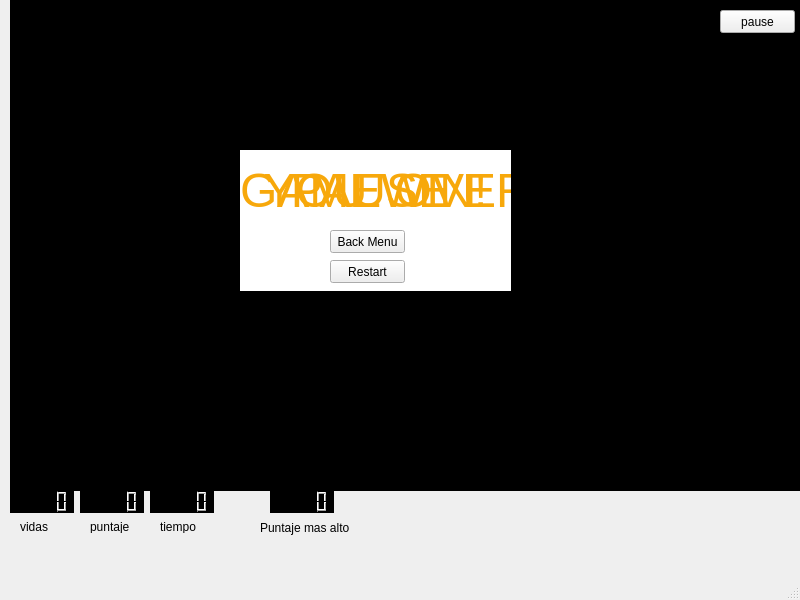
<?xml version="1.0" encoding="UTF-8"?>
<ui version="4.0">
 <class>MainWindow</class>
 <widget class="QMainWindow" name="MainWindow">
  <property name="geometry">
   <rect>
    <x>0</x>
    <y>0</y>
    <width>800</width>
    <height>600</height>
   </rect>
  </property>
  <property name="windowTitle">
   <string>MainWindow</string>
  </property>
  <widget class="QWidget" name="centralwidget">
   <widget class="QGraphicsView" name="graphicsView">
    <property name="geometry">
     <rect>
      <x>10</x>
      <y>0</y>
      <width>791</width>
      <height>491</height>
     </rect>
    </property>
    <property name="styleSheet">
     <string notr="true">
background-color: rgb(0, 0, 0);</string>
    </property>
   </widget>
   <widget class="QPushButton" name="Back_Menu">
    <property name="geometry">
     <rect>
      <x>330</x>
      <y>230</y>
      <width>75</width>
      <height>23</height>
     </rect>
    </property>
    <property name="styleSheet">
     <string notr="true"/>
    </property>
    <property name="text">
     <string>Back Menu</string>
    </property>
   </widget>
   <widget class="QPushButton" name="pause">
    <property name="geometry">
     <rect>
      <x>720</x>
      <y>10</y>
      <width>75</width>
      <height>23</height>
     </rect>
    </property>
    <property name="text">
     <string>pause</string>
    </property>
   </widget>
   <widget class="QLabel" name="label">
    <property name="geometry">
     <rect>
      <x>250</x>
      <y>160</y>
      <width>241</width>
      <height>61</height>
     </rect>
    </property>
    <property name="text">
     <string>&lt;html&gt;&lt;head/&gt;&lt;body&gt;&lt;p align=&quot;center&quot;&gt;&lt;span style=&quot; font-size:36pt; color:#f7a80b;&quot;&gt;PAUSE&lt;/span&gt;&lt;/p&gt;&lt;/body&gt;&lt;/html&gt;</string>
    </property>
   </widget>
   <widget class="QLCDNumber" name="Lvidas">
    <property name="geometry">
     <rect>
      <x>10</x>
      <y>490</y>
      <width>64</width>
      <height>23</height>
     </rect>
    </property>
    <property name="styleSheet">
     <string notr="true">background-color: rgb(0, 0, 0);</string>
    </property>
   </widget>
   <widget class="QLCDNumber" name="lcdNumber_2">
    <property name="geometry">
     <rect>
      <x>80</x>
      <y>490</y>
      <width>64</width>
      <height>23</height>
     </rect>
    </property>
    <property name="styleSheet">
     <string notr="true">background-color: rgb(0, 0, 0);</string>
    </property>
   </widget>
   <widget class="QLCDNumber" name="lcdNumber_3">
    <property name="geometry">
     <rect>
      <x>150</x>
      <y>490</y>
      <width>64</width>
      <height>23</height>
     </rect>
    </property>
    <property name="styleSheet">
     <string notr="true">background-color: rgb(0, 0, 0);</string>
    </property>
   </widget>
   <widget class="QLCDNumber" name="lcdNumber_4">
    <property name="geometry">
     <rect>
      <x>270</x>
      <y>490</y>
      <width>64</width>
      <height>23</height>
     </rect>
    </property>
    <property name="styleSheet">
     <string notr="true">background-color: rgb(0, 0, 0);</string>
    </property>
   </widget>
   <widget class="QLabel" name="label_2">
    <property name="geometry">
     <rect>
      <x>20</x>
      <y>520</y>
      <width>47</width>
      <height>13</height>
     </rect>
    </property>
    <property name="text">
     <string>vidas</string>
    </property>
   </widget>
   <widget class="QLabel" name="Lpuntaje">
    <property name="geometry">
     <rect>
      <x>90</x>
      <y>520</y>
      <width>47</width>
      <height>13</height>
     </rect>
    </property>
    <property name="text">
     <string>puntaje</string>
    </property>
   </widget>
   <widget class="QLabel" name="Ltiempo">
    <property name="geometry">
     <rect>
      <x>160</x>
      <y>520</y>
      <width>47</width>
      <height>13</height>
     </rect>
    </property>
    <property name="text">
     <string>tiempo</string>
    </property>
   </widget>
   <widget class="QLabel" name="Lmax">
    <property name="geometry">
     <rect>
      <x>260</x>
      <y>520</y>
      <width>91</width>
      <height>16</height>
     </rect>
    </property>
    <property name="text">
     <string>Puntaje mas alto</string>
    </property>
   </widget>
   <widget class="QLabel" name="label_3">
    <property name="geometry">
     <rect>
      <x>240</x>
      <y>150</y>
      <width>271</width>
      <height>141</height>
     </rect>
    </property>
    <property name="styleSheet">
     <string notr="true">background-color: rgb(255, 255, 255);</string>
    </property>
    <property name="text">
     <string/>
    </property>
    <property name="pixmap">
     <pixmap>../juego final/fondoini.jpg</pixmap>
    </property>
   </widget>
   <widget class="QLabel" name="label_4">
    <property name="geometry">
     <rect>
      <x>240</x>
      <y>160</y>
      <width>271</width>
      <height>61</height>
     </rect>
    </property>
    <property name="text">
     <string>&lt;html&gt;&lt;head/&gt;&lt;body&gt;&lt;p align=&quot;center&quot;&gt;&lt;span style=&quot; font-size:36pt; color:#f7a80b;&quot;&gt;GAME OVER&lt;/span&gt;&lt;/p&gt;&lt;/body&gt;&lt;/html&gt;</string>
    </property>
   </widget>
   <widget class="QPushButton" name="reset">
    <property name="geometry">
     <rect>
      <x>330</x>
      <y>260</y>
      <width>75</width>
      <height>23</height>
     </rect>
    </property>
    <property name="text">
     <string>Restart</string>
    </property>
   </widget>
   <widget class="QLabel" name="label_5">
    <property name="geometry">
     <rect>
      <x>240</x>
      <y>160</y>
      <width>271</width>
      <height>61</height>
     </rect>
    </property>
    <property name="text">
     <string>&lt;html&gt;&lt;head/&gt;&lt;body&gt;&lt;p align=&quot;center&quot;&gt;&lt;span style=&quot; font-size:36pt; color:#f7a80b;&quot;&gt;YOU WIN!&lt;/span&gt;&lt;/p&gt;&lt;/body&gt;&lt;/html&gt;</string>
    </property>
   </widget>
   <zorder>graphicsView</zorder>
   <zorder>pause</zorder>
   <zorder>Lvidas</zorder>
   <zorder>lcdNumber_2</zorder>
   <zorder>lcdNumber_3</zorder>
   <zorder>lcdNumber_4</zorder>
   <zorder>label_2</zorder>
   <zorder>Lpuntaje</zorder>
   <zorder>Ltiempo</zorder>
   <zorder>Lmax</zorder>
   <zorder>label_3</zorder>
   <zorder>label</zorder>
   <zorder>Back_Menu</zorder>
   <zorder>label_4</zorder>
   <zorder>reset</zorder>
   <zorder>label_5</zorder>
  </widget>
  <widget class="QMenuBar" name="menubar">
   <property name="geometry">
    <rect>
     <x>0</x>
     <y>0</y>
     <width>800</width>
     <height>21</height>
    </rect>
   </property>
  </widget>
  <widget class="QStatusBar" name="statusbar"/>
 </widget>
 <resources/>
 <connections/>
</ui>
